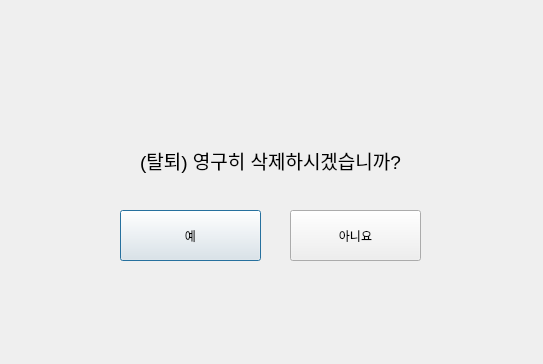
<?xml version="1.0" encoding="UTF-8"?>
<ui version="4.0">
 <class>Dialog</class>
 <widget class="QDialog" name="Dialog">
  <property name="geometry">
   <rect>
    <x>0</x>
    <y>0</y>
    <width>543</width>
    <height>364</height>
   </rect>
  </property>
  <property name="windowTitle">
   <string>Dialog</string>
  </property>
  <widget class="QLabel" name="label">
   <property name="geometry">
    <rect>
     <x>100</x>
     <y>110</y>
     <width>341</width>
     <height>101</height>
    </rect>
   </property>
   <property name="font">
    <font>
     <family>Arial</family>
     <pointsize>14</pointsize>
    </font>
   </property>
   <property name="text">
    <string>(탈퇴) 영구히 삭제하시겠습니까?</string>
   </property>
   <property name="alignment">
    <set>Qt::AlignCenter</set>
   </property>
  </widget>
  <widget class="QPushButton" name="btn_yes">
   <property name="geometry">
    <rect>
     <x>120</x>
     <y>210</y>
     <width>141</width>
     <height>51</height>
    </rect>
   </property>
   <property name="text">
    <string>예</string>
   </property>
  </widget>
  <widget class="QPushButton" name="btn_no">
   <property name="geometry">
    <rect>
     <x>290</x>
     <y>210</y>
     <width>131</width>
     <height>51</height>
    </rect>
   </property>
   <property name="text">
    <string>아니요</string>
   </property>
  </widget>
 </widget>
 <resources/>
 <connections/>
</ui>
